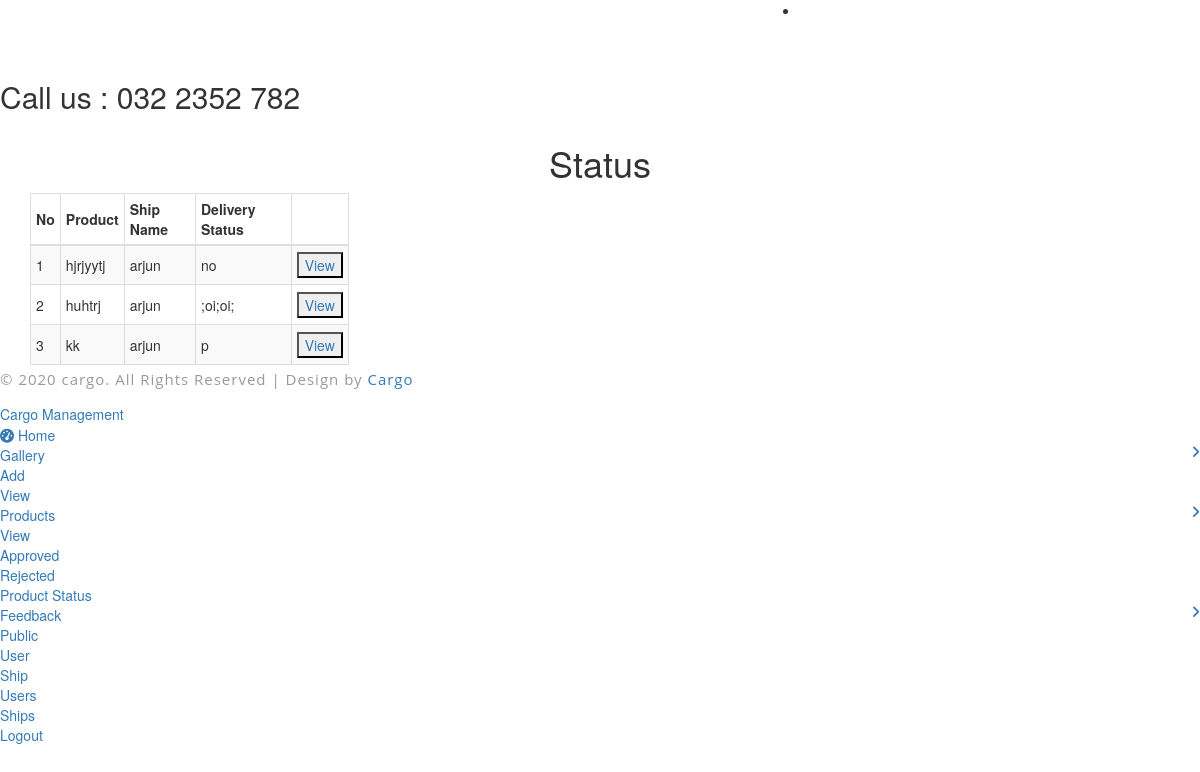
The app's page /aproductstatus (signed in), older data.
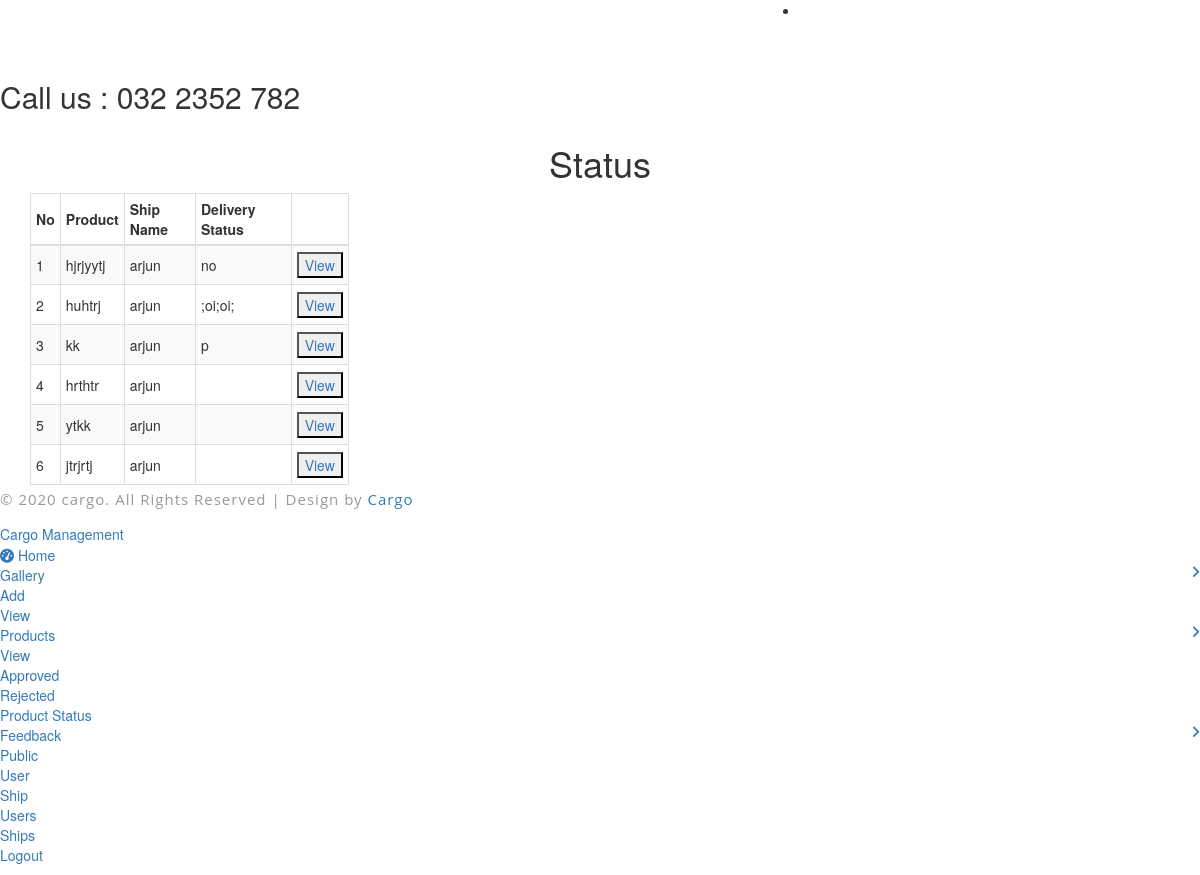
The same page, newer data.
### cargo/models.py (models this page shows)
class Productadd(db.Model):
    id=db.Column(db.Integer, primary_key=True)
    ownerid = db.Column(db.String(120))
    detailsid = db.Column(db.String(120))
    pdtname = db.Column(db.String(120))
    weight = db.Column(db.String(120))
    delname = db.Column(db.String(120))
    deladdress = db.Column(db.String(120))
    shipid = db.Column(db.String(120))
    shipname = db.Column(db.String(120))
    fromplace = db.Column(db.String(120), nullable=False)
    toplace = db.Column(db.String(100),nullable=False)
    date = db.Column(db.Date(),nullable=False)
    time = db.Column(db.Time(), nullable=False)
    desc= db.Column(db.String(200), nullable=False)
    status = db.Column(db.String(200), nullable=False)
    delstatus = db.Column(db.String(200), nullable=False)
    productid = db.Column(db.String(200), nullable=False)

### cargo/routes.py (the view)
@app.route('/aproductstatus')
@login_required
def aproductstatus():
    details = Productadd.query.filter_by(status='approved').all()
    return render_template("aproductstatus.html", details=details)

### cargo/models.py (called while the page is built)
@login_manager.user_loader
def load_user(id):
    return Login.query.get(int(id))

### cargo/templates/aproductstatus.html (shortened to what this page needs)
{% extends 'adminlayout.html' %}
{% block content %}
<link href="//netdna.bootstrapcdn.com/bootstrap/3.1.0/css/bootstrap.min.css" rel="stylesheet" id="bootstrap-css">
<div class="container">
    <div class="row">
        <div class="col-md-12">
            <h1 class="text-center">
               Status
            </h1>
        </div>
        <div id="no-more-tables">
            <table class="col-md-11 table-bordered table-striped table-condensed cf css-serial">
        		<thead class="cf">
        			<tr style="height: 40px;">
        				<th>No</th>
                        <th>Product</th>
                        <th>Ship Name</th>
                        <th>Delivery Status</th>
                        <th></th>
        			</tr>
        		</thead>
        		<tbody>
        			{% for details in details %}
            <tr style="height: 40px;">
                <td></td>
                <td>{{ details.pdtname }}</td>
                <td>{{ details.shipname }}</td>
                <td>{{details.delstatus}}</td>
                <td><a href="/aview/{{details.id}}"><button>View</button></a></td>
            </tr>
        {% endfor %}
        		</tbody>
        	</table>
        </div>
    </div>
</div>
{% endblock %}

Row changes from the older to the newer data that the page shows:
now on this page (row edited): Productadd: pdtname "hrthtr", shipname "arjun"
now on this page (row edited): Productadd: pdtname "ytkk", shipname "arjun"
now on this page (row edited): Productadd: pdtname "jtrjrtj", shipname "arjun"
